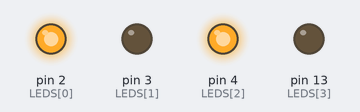
Bench run of a sketch on a simulated Arduino Uno, built with avr-gcc and run on an emulated ATmega328P. On the bench: output pins drawn as LEDs (lit = HIGH).

Above: at 0.2 s.
At 1.7 s:
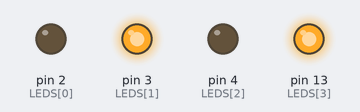
Timing chart, 0 to 3.0 s (numbered marks = the images above):
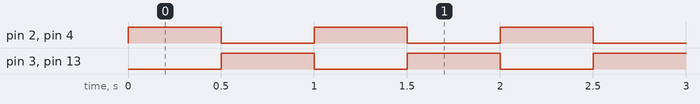

The sketch:

LED_double_flash.ino
```cpp
const int DELAY = 500; // Delay in ms
const int PIN_AMOUNT = 4;
int LEDS[PIN_AMOUNT] = { 2, 3, 4, LED_BUILTIN };
bool statuses[PIN_AMOUNT] = { true, false, true, false };

void setup() {
  // put your setup code here, to run once:
  for (int i = 0; i<PIN_AMOUNT; i++) {
    pinMode(LEDS[i], OUTPUT);
  }
}

void loop() {
  // put your main code here, to run repeatedly:
  for (int i = 0; i<PIN_AMOUNT; i++) {
    digitalWrite(LEDS[i], statuses[i]);
    statuses[i] = not statuses[i];
  }
  delay(DELAY);
}
```

Measured:
- by itself, pin 2 (LEDS[0]), pin 3 (LEDS[1]), pin 4 (LEDS[2]), pin 13 (LEDS[3]): alternates HIGH for 0.50 s and LOW for 0.50 s
